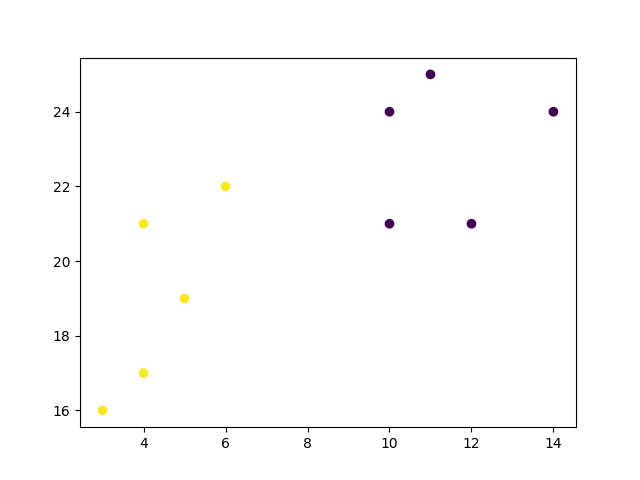

Reproduce this figure in Python.
# W3Schools, Python Machine Learning, K-means
import matplotlib.pyplot as plt
from sklearn.cluster import KMeans

x = [4, 5, 10, 4, 3, 11, 14 , 6, 10, 12]
y = [21, 19, 24, 17, 16, 25, 24, 22, 21, 21]

data = list(zip(x, y))

kmeans = KMeans(n_clusters=2)
kmeans.fit(data)

plt.scatter(x, y, c=kmeans.labels_)
plt.show()
